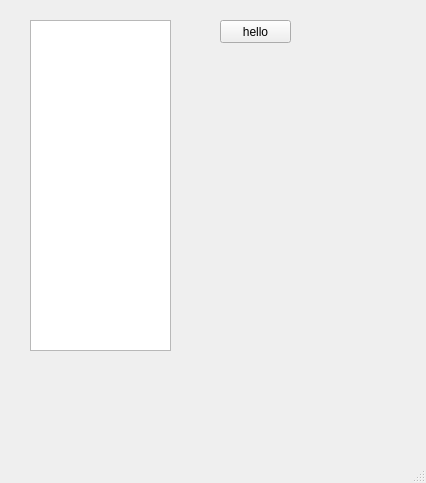
<?xml version="1.0" encoding="UTF-8"?>
<ui version="4.0">
 <class>MainWindow</class>
 <widget class="QMainWindow" name="MainWindow">
  <property name="geometry">
   <rect>
    <x>0</x>
    <y>0</y>
    <width>426</width>
    <height>483</height>
   </rect>
  </property>
  <property name="windowTitle">
   <string>MainWindow</string>
  </property>
  <widget class="QWidget" name="centralwidget">
   <widget class="QPushButton" name="pb">
    <property name="geometry">
     <rect>
      <x>220</x>
      <y>20</y>
      <width>71</width>
      <height>23</height>
     </rect>
    </property>
    <property name="text">
     <string>hello</string>
    </property>
   </widget>
   <widget class="QTextEdit" name="te">
    <property name="geometry">
     <rect>
      <x>30</x>
      <y>20</y>
      <width>141</width>
      <height>331</height>
     </rect>
    </property>
   </widget>
  </widget>
  <widget class="QMenuBar" name="menubar">
   <property name="geometry">
    <rect>
     <x>0</x>
     <y>0</y>
     <width>426</width>
     <height>21</height>
    </rect>
   </property>
  </widget>
  <widget class="QStatusBar" name="statusbar"/>
 </widget>
 <resources/>
 <connections/>
</ui>
